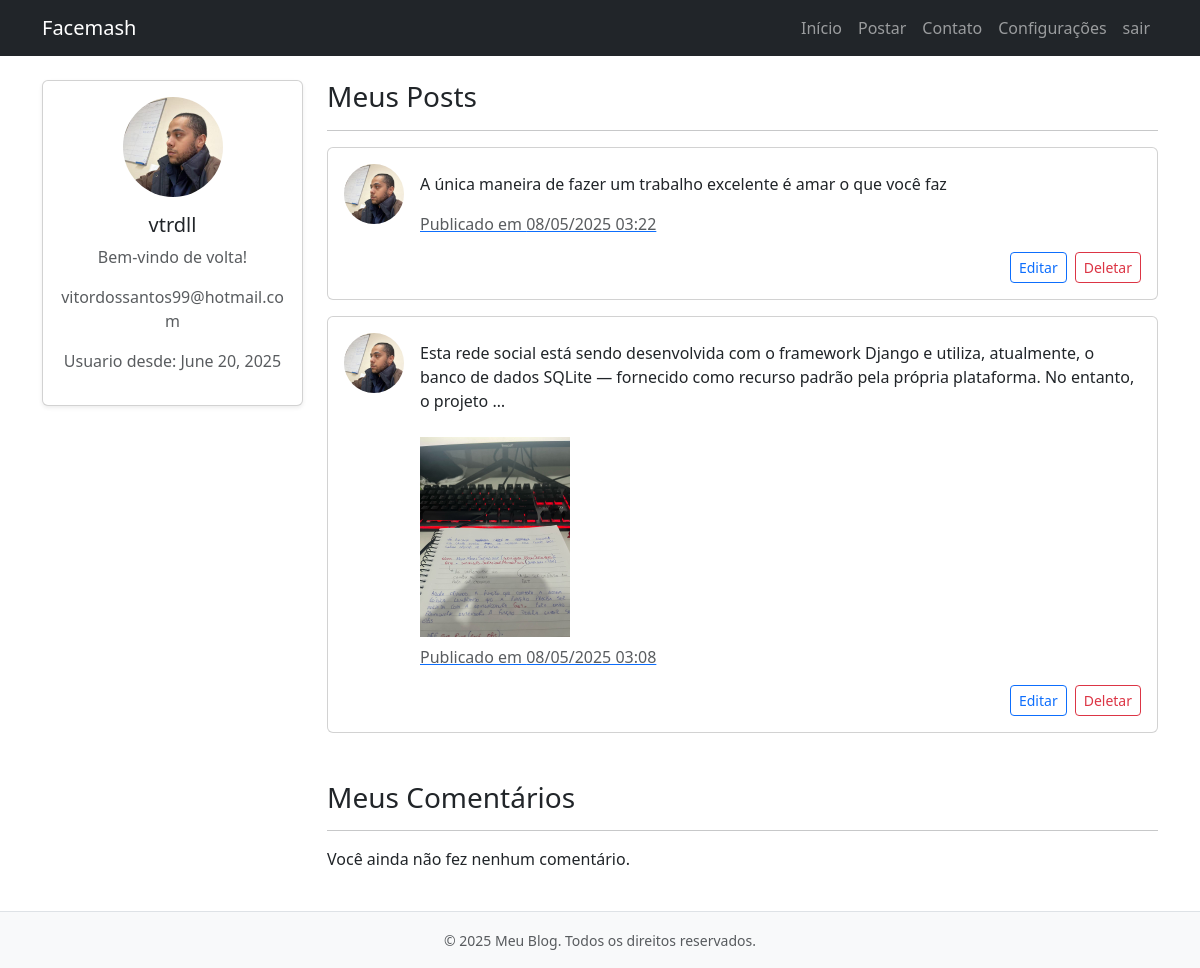
Page /my-perfil/ (signed in) on the earlier database version.
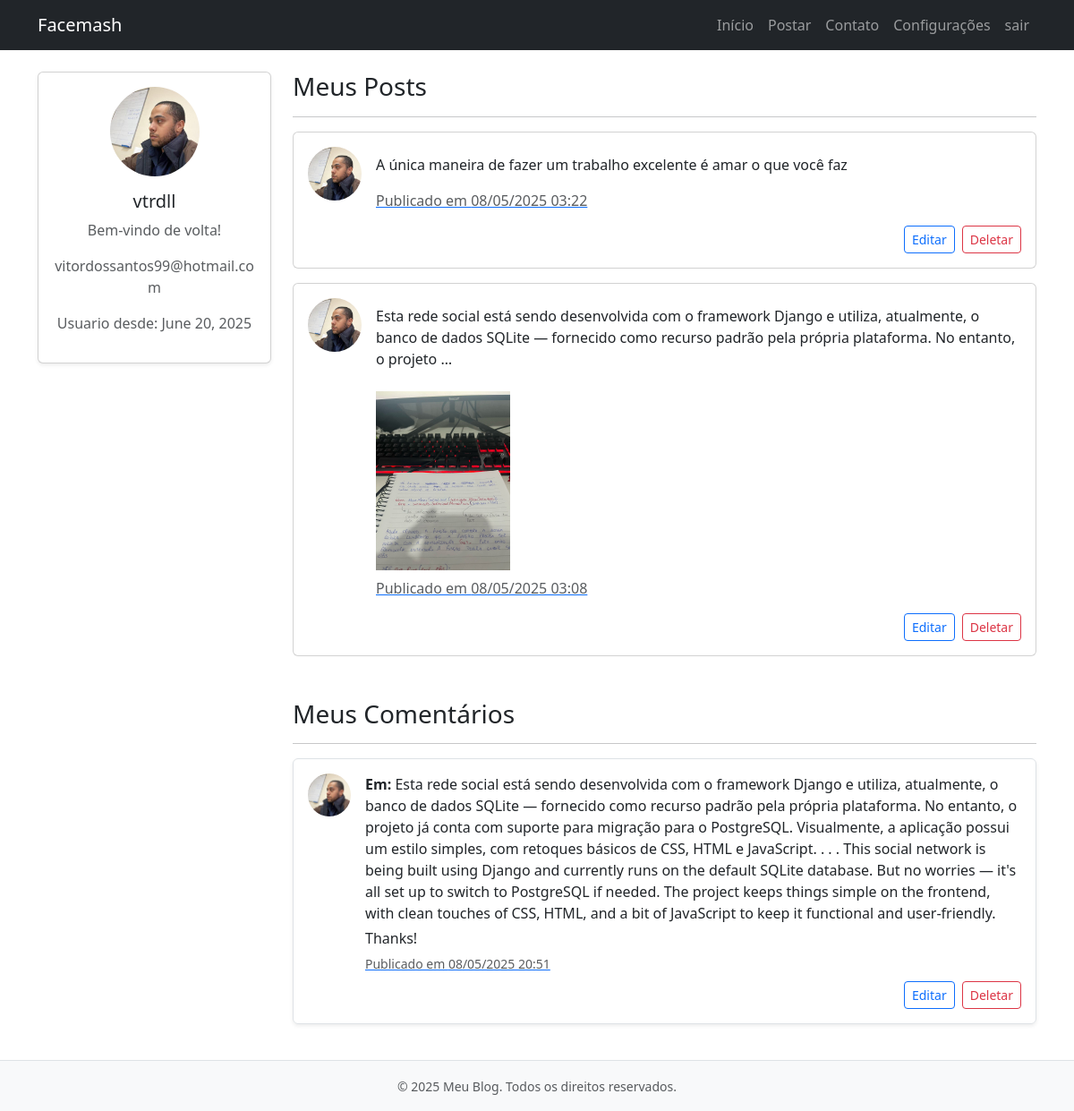
Same page on the later database version.
### account/models.py (models this page shows, shortened)
class Profile (models.Model):
    user = models.OneToOneField(User, on_delete=models.CASCADE)
    photo = models.ImageField(upload_to='media_profile', null=True, blank=True)
    created_at_profile =  models.DateField(auto_now=True)
    birthday = models.DateField(max_length=50, default=timezone.now)

### Social/models.py (models this page shows, shortened)
class Post(models.Model):
    author= models.ForeignKey(User, on_delete=models.CASCADE, )
    created_at = models.DateTimeField(auto_now=True, auto_created=True)
    text = models.TextField(max_length=2000)
    photo = models.ImageField(upload_to='media_post', null=True, blank= True)
    like = models.ManyToManyField(User,  related_name= 'liked_post')

class Comment(models.Model):
    author = models.ForeignKey(User, on_delete=models.CASCADE)
    comment = models.TextField(max_length=1000)
    created_at = models.DateTimeField(auto_now=True, auto_created=True)
    post  = models.ForeignKey(Post, on_delete=models.CASCADE,)

### Social/views.py (the view)
# urls.py: path('my-perfil/', my_profile, name='my-perfil'),
def my_profile(request):
    user = request.user
    posts = request.user.post_set.all().order_by('-created_at')
    comments = request.user.comment_set.all().order_by('-created_at')
    inventory_post = PostCommentInventory.objects.filter(author=user).first()
    return render(request, 'my_perfil.html', {'user': request.user, 'posts': posts, 'comments':comments, 'inventory_post': inventory_post, 'mostrar_inventory':True})

### Social/templates/my_perfil.html (shortened to what this page needs)
{% extends "base.html" %}
{% block content %}
    <h3>Meus Posts</h3>
    <hr>
    {% for post in posts %}
        <div class="card mb-3">
            <div class="card-body d-flex">
                {% if user.profile.photo %}
                    <img src="{{ user.profile.photo.url }}" alt="Foto do autor" class="rounded-circle me-3" width="60" height="60" style="object-fit: cover;">
                {% else %}
                    <div class="rounded-circle bg-secondary me-3" style="width: 60px; height: 60px;"></div>
                {% endif %}
                <div class="w-100">
                    <p class="card-text">{{ post.text|truncatewords:30 }}</p>
                    {% if post.photo %}
                        <img src="{{ post.photo.url }}" alt="Imagem do post" class="img-fluid post-image my-2" width="150" height="150">
                    {% endif %}
                    <a href="{% url 'post-detail' post.pk %}"><p class="text-muted">Publicado em {{ post.created_at|date:"d/m/Y H:i" }}</p></a>
                    <div class="mt-2 d-flex justify-content-end gap-2">
                        <a href="{% url 'post-edit' post.pk %}" class="btn btn-sm btn-outline-primary">Editar</a>
                        <a href="{% url 'post-delete' post.pk %}" class="btn btn-sm btn-outline-danger">Deletar</a>
                    </div>
                </div>
            </div>
        </div>
    {% empty %}
        <p>Você ainda não publicou nenhum post.</p>
    {% endfor %}
    <h3 class="mt-5">Meus Comentários</h3>
    <hr>
    {% for comment in comments %}
        <div class="list-group-item mb-3 border rounded p-3 d-flex shadow-sm">
            {% if user.profile.photo %}
                <img src="{{ user.profile.photo.url }}" alt="Foto do autor" class="rounded-circle me-3" width="48" height="48" style="object-fit: cover;">
            {% else %}
                <div class="rounded-circle bg-secondary me-3" style="width: 48px; height: 48px;"></div>
            {% endif %}
            <div class="w-100">
                <p class="mb-1"><strong>Em:</strong> {{ comment.post.text }}</p>
                <p class="mb-1">{{ comment.comment }}</p>
                <a href="{% url 'post-detail' comment.post.pk %}"><small class="text-muted">Publicado em {{ comment.created_at|date:"d/m/Y H:i" }}</small></a>
                <div class="mt-2 d-flex justify-content-end gap-2">
                    <a href="{% url 'comment-update' comment.pk %}" class="btn btn-sm btn-outline-primary">Editar</a>
                    <a href="{% url 'comment-delete' comment.pk %}" class="btn btn-sm btn-outline-danger">Deletar</a>
                </div>
            </div>
        </div>
    {% empty %}
        <p>Você ainda não fez nenhum comentário.</p>
    {% endfor %}
</div>
{% endblock %}

### app/templates/base.html (shortened to what this page needs)
{% load static %}
<!DOCTYPE html>
<html lang="pt-br">
<head>
    <link href="https://cdn.jsdelivr.net/npm/bootstrap@5.3.0/dist/css/bootstrap.min.css" rel="stylesheet">
</head>
<body>
    <nav class="navbar navbar-expand-lg navbar-dark bg-dark mb-4">
        <div class="container">
            <a class="navbar-brand" href="{% url 'home' %}">Facemash</a>
            <div class="collapse navbar-collapse" id="navbarNav">
                <ul class="navbar-nav ms-auto">
                    {% if user.is_authenticated %}
                    <li class="nav-item">
                        <a class="nav-link" href="{% url 'home' %}">Início</a>
                    </li>
                    <li class="nav-item">
                        <a class="nav-link" href="{% url 'post-create' %}">Postar</a>
                    </li>
                    <li class="nav-item">
                        <a class="nav-link" href=https://www.linkedin.com/in/jo%C3%A3o-vitor-xavier-532191279/>Contato</a>
                    </li>
                    <li class="nav-item">
                        <a class="nav-link" href="{% url 'user-detail' user.pk%}">Configurações</a>
                    </li>
                    <li class="nav-item">
                        <a class="nav-link" href="{% url 'logout' %}">sair</a>
                    </li>
                    {% endif %}
                </ul>
            </div>
        </div>
    </nav>
    {% block profile_sidebar %}
    <div class="container">
    <div class="row">
        {% if user.is_authenticated %}
        <div class="col-md-3 mb-4">
            <div class="card shadow-sm">
                <div class="card-body text-center">
                    {% if user.profile.photo %}
                        <img src="{{ user.profile.photo.url }}" alt="Foto de perfil"
                             class="rounded-circle mb-3" width="100" height="100" style="object-fit: cover;">
                    {% else %}
                        <img src="https://via.placeholder.com/100" class="rounded-circle mb-3" alt="Sem foto">
                    {% endif %}
                    <h5 class="card-title">{{ user.username }}</h5>
                    <p class="text-muted">Bem-vindo de volta!</p>
                    <p class="text-muted">{{ user.email }}</p>
                    <p class="text-muted">Usuario desde: {{ user.profile.created_at_profile}}</p>
                </div>
            </div>
        </div>
        {% endif %}
    {% endblock %}
        <div class="{% if user.is_authenticated %}col-md-9{% else %}col-12{% endif %}">
            {% block content %}{% endblock %}
        </div>
    </div>
    <footer class="bg-light text-center text-muted py-3 mt-4 border-top">
        <div class="container">
            <small>&copy; {{ year|default:2025 }} Meu Blog. Todos os direitos reservados.</small>
        </div>
    </footer>
</body>
</html>

Differences in the rows shown:
added Comment: profile.photo (picture), post.text "Esta rede social está sendo desenvolvida com o framework Django e utiliza, atualmente, o banco de dados SQLite — fornecido como recurso padrão pela própria plataforma. No entanto, o projeto já conta com suporte para migração para o PostgreSQL. Visualmente, a aplicação possui um estilo simples, com retoques básicos de CSS, HTML e JavaScript. . . . This social network is being built using Django and currently runs on the default SQLite database. But no worries — it's all set up to switch to PostgreSQL if needed. The project keeps things simple on the frontend, with clean touches of CSS, HTML, and a bit of JavaScript to keep it functional and user-friendly.", comment "Thanks!", created_at "08/05/2025 20:51"
Other differences:
text no longer shown: "Você ainda não fez nenhum comentário."
